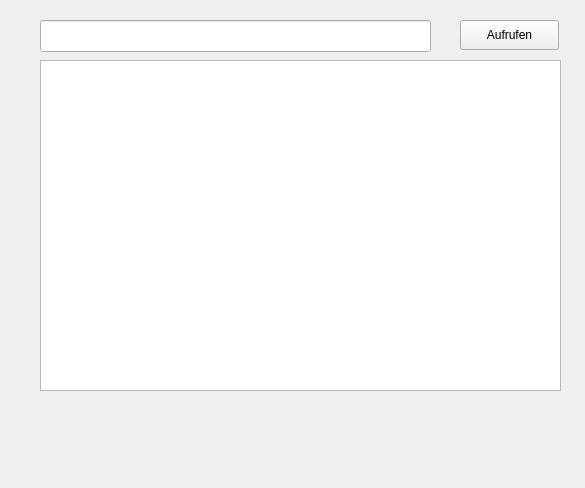
<?xml version="1.0" encoding="UTF-8"?>
<ui version="4.0">
 <class>Webclient</class>
 <widget class="QWidget" name="Webclient">
  <property name="geometry">
   <rect>
    <x>0</x>
    <y>0</y>
    <width>585</width>
    <height>488</height>
   </rect>
  </property>
  <property name="windowTitle">
   <string>Webclient</string>
  </property>
  <widget class="QPushButton" name="Button">
   <property name="geometry">
    <rect>
     <x>460</x>
     <y>20</y>
     <width>99</width>
     <height>30</height>
    </rect>
   </property>
   <property name="text">
    <string>Aufrufen</string>
   </property>
  </widget>
  <widget class="QLineEdit" name="Adresse">
   <property name="geometry">
    <rect>
     <x>40</x>
     <y>20</y>
     <width>391</width>
     <height>32</height>
    </rect>
   </property>
  </widget>
  <widget class="QTextEdit" name="textEdit">
   <property name="geometry">
    <rect>
     <x>40</x>
     <y>60</y>
     <width>521</width>
     <height>331</height>
    </rect>
   </property>
  </widget>
 </widget>
 <layoutdefault spacing="6" margin="11"/>
 <resources/>
 <connections/>
</ui>
